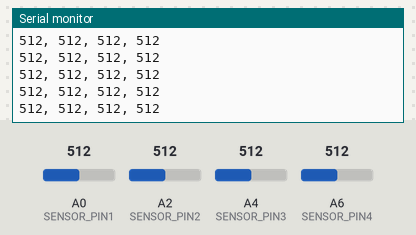
Bench run of a sketch on a simulated Arduino Nano, built with avr-gcc and run on an emulated ATmega328P. On the bench: the last lines printed to the serial monitor. The test bench sets the inputs (shaded band); at power-on: A0 (SENSOR_PIN1) = 512, A2 (SENSOR_PIN2) = 512, A4 (SENSOR_PIN3) = 512, A6 (SENSOR_PIN4) = 512.

Above: at 1.2 s.
1.3 s: A0 (SENSOR_PIN1) set to 716
At 1.68 s:
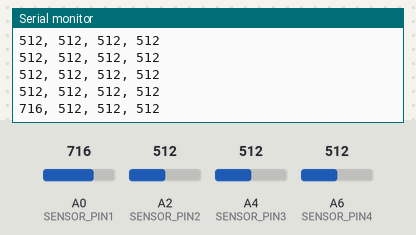
2.8 s: A2 (SENSOR_PIN2) set to 716
At 2.93 s:
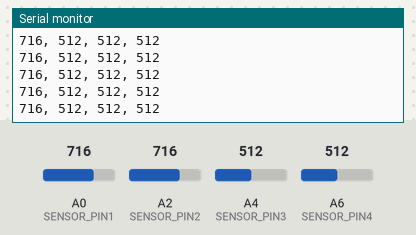
4.3 s: A4 (SENSOR_PIN3) set to 716
At 4.43 s:
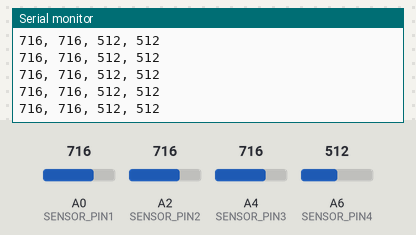
5.8 s: A6 (SENSOR_PIN4) set to 716
At 5.93 s:
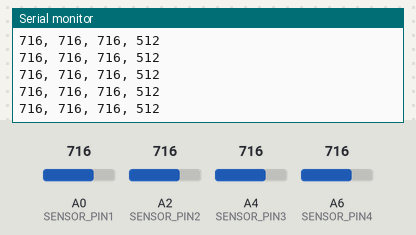
7.3 s: A0 (SENSOR_PIN1) set to 992
At 7.43 s:
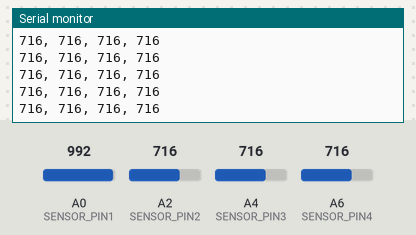
8.8 s: A2 (SENSOR_PIN2) set to 992
At 8.93 s:
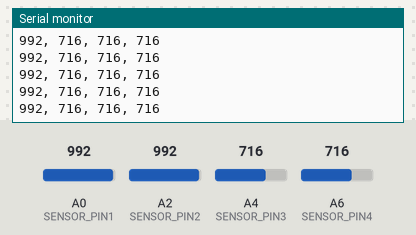
Timing chart, 0 to 11.3 s (numbered marks = the images above; inputs shaded):
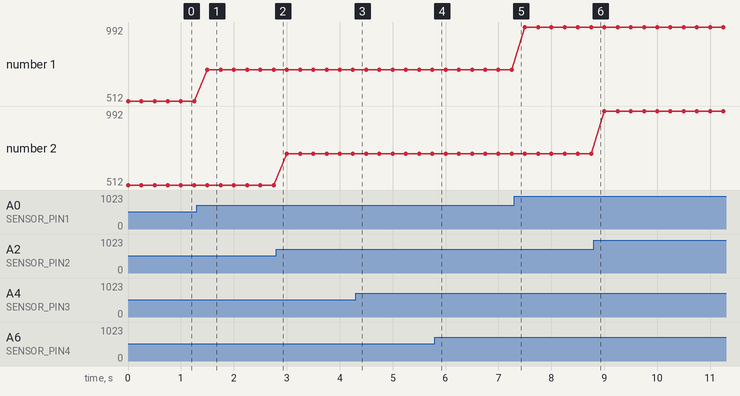

The sketch:

hall_sensor_readings.ino
```cpp
const int SENSOR_PIN1 = A0; // analog pin connected to the sensor
const int SENSOR_PIN2 = A2; // analog pin connected to the sensor
const int SENSOR_PIN3 = A4; // analog pin connected to the sensor
const int SENSOR_PIN4 = A6; // analog pin connected to the sensor

const int SENSOR_PIN[] = {SENSOR_PIN1, SENSOR_PIN2, SENSOR_PIN3, SENSOR_PIN4};

unsigned int long time = 0;

int sensorVal[] = {0, 0, 0, 0};

void setup() {
  Serial.begin(2000000); // initialize serial communication at 2000000 baud rate
  Serial.println("Starting now...");

}

void loop() {
  time = millis();
  if (time % 250 == 0){
    for (int i = 0; i < 4; i ++){
      sensorVal[i] = analogRead(SENSOR_PIN[i]);
      if (i != 3){
        Serial.print(sensorVal[i]);
        Serial.print(", ");
      }
      else if (i == 3){
        Serial.println(sensorVal[i]);
      }
    }
    delay(5);
  }

}
```

Measured:
- after the input at 1.3 s, the serial monitor: prints a new line after 0.20 s (image 1)
- plotted number 1: 512 → 716 after the input at 1.3 s, 716 → 992 after the input at 7.3 s
